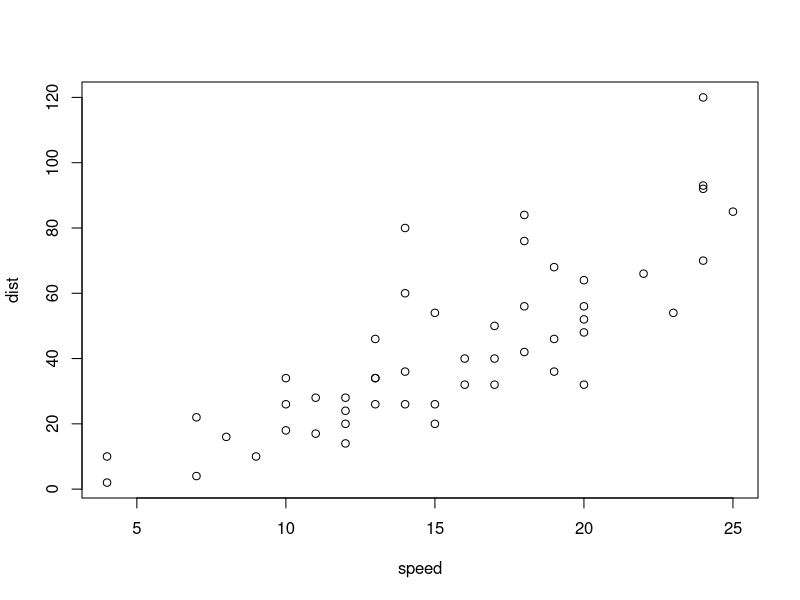
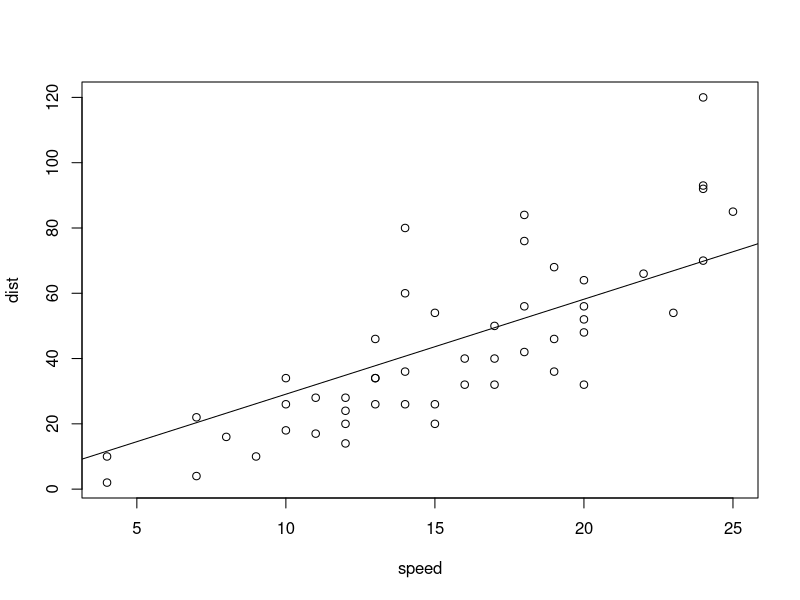

Source code (R) for these figures, in order:
## ---- chunk 1
data(cars)
## ---- chunk 2
head(cars)
## ---- chunk 3
plot(cars)
## ---- chunk 4
model <- lm(dist~speed -1, data = cars)
plot(cars)
abline(model)
## ---- chunk 5
summary(model)
